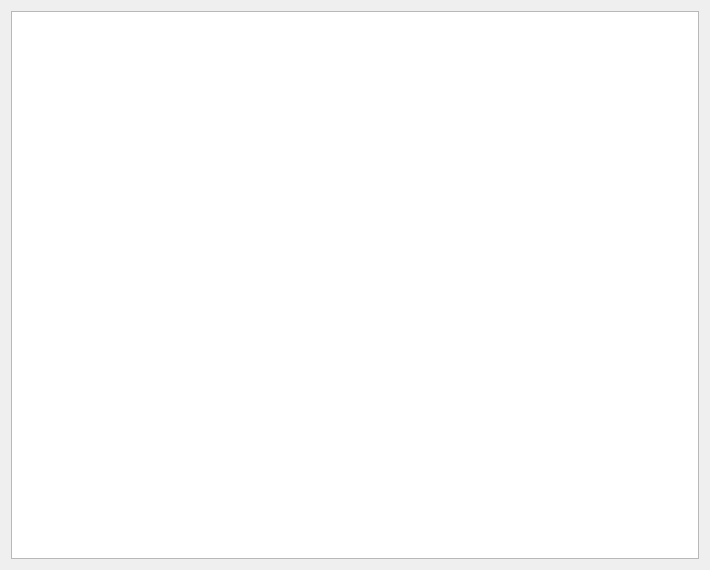
<?xml version="1.0" encoding="UTF-8"?>
<ui version="4.0">
 <class>Form</class>
 <widget class="QWidget" name="Form">
  <property name="geometry">
   <rect>
    <x>0</x>
    <y>0</y>
    <width>710</width>
    <height>570</height>
   </rect>
  </property>
  <property name="windowTitle">
   <string>Form</string>
  </property>
  <layout class="QGridLayout" name="gridLayout">
   <item row="0" column="0">
    <widget class="QTableWidget" name="tableWidget"/>
   </item>
  </layout>
 </widget>
 <resources/>
 <connections/>
</ui>
